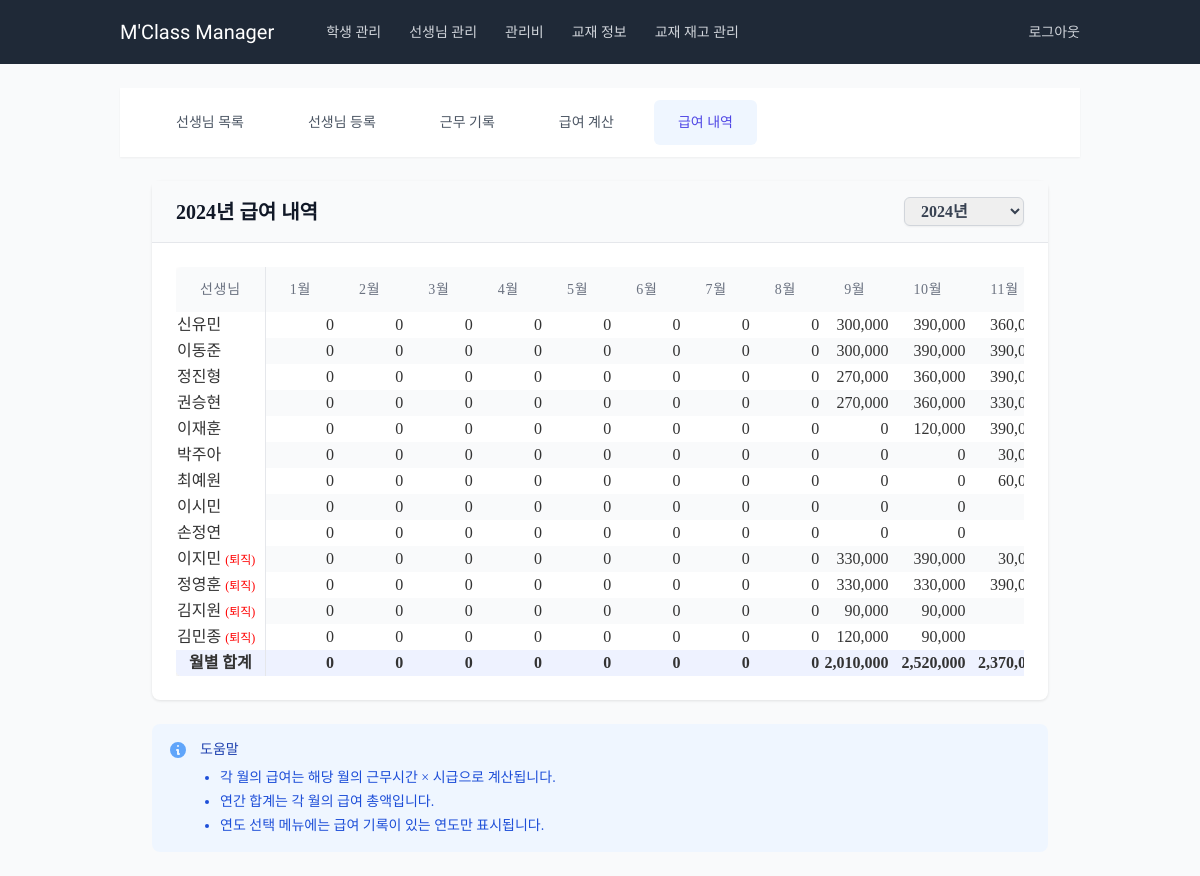
The page /teachers/salary/table/ (signed in) on the database its author committed.
### teachers/models.py (models this page shows, shortened)
class Teacher(models.Model):
    GENDER_CHOICES = [
        ('M', '남'),
        ('F', '여'),
    ]
    name = models.CharField(max_length=100, verbose_name='이름')
    phone_number = models.CharField(
        max_length=11,
        validators=[validate_phone_number],
        blank=True,
        null=True,
        verbose_name='전화번호'
    )
    email = models.EmailField(blank=True, null=True, verbose_name='이메일')
    gender = models.CharField(max_length=1, choices=GENDER_CHOICES, blank=True, null=True, verbose_name='성별')
    hire_date = models.DateField(blank=True, null=True, verbose_name='입사일')
    resignation_date = models.DateField(null=True, blank=True, verbose_name='퇴사일')
    bank = models.ForeignKey('common.Bank', on_delete=models.SET_NULL, blank=True, null=True, verbose_name='거래은행')
    account_number = models.CharField(max_length=20, blank=True, null=True, verbose_name='급여계좌')
    base_salary = models.IntegerField(blank=True, null=True, verbose_name='급여기준', default=15000)
    additional_salary = models.IntegerField(blank=True, null=True, verbose_name='추가급여', default=0)
    other_info = models.TextField(blank=True, null=True, verbose_name='기타')
    is_active = models.BooleanField(default=True, verbose_name="재직 중")
    extra_field1 = models.CharField(max_length=100, blank=True, null=True, verbose_name='예비1')
    extra_field2 = models.CharField(max_length=100, blank=True, null=True, verbose_name='예비2')
    extra_field3 = models.CharField(max_length=100, blank=True, null=True, verbose_name='예비3')
    extra_field4 = models.CharField(max_length=100, blank=True, null=True, verbose_name='예비4')
    class Meta:
        verbose_name = '교사'
        verbose_name_plural = '교사'

### teachers/views.py (the view)
# urls.py: path('salary/table/', views.SalaryTableView.as_view(), name='salary_table'),
class SalaryTableView(LoginRequiredMixin, View):
    def get(self, request):
        current_year = timezone.now().year
        selected_year = request.GET.get('year')
        year = int(selected_year) if selected_year else current_year
        date_range = Attendance.objects.aggregate(
            min_date=Min('date'),
            max_date=Max('date')
        )
        if date_range['min_date'] and date_range['max_date']:
            start_year = date_range['min_date'].year
            end_year = date_range['max_date'].year
            year_range = range(start_year, end_year + 1)
        else:
            year_range = range(current_year - 2, current_year + 1)
        teachers = Teacher.objects.all()
        months = range(1, 13)
        salary_table = []
        grand_total = 0
        for teacher in teachers.filter(is_active=True):
            teacher_data = {'teacher': teacher}
            total = 0
            for month in months:
                start_date = datetime(year, month, 1)
                if month == 12:
                    end_date = datetime(year + 1, 1, 1) - timedelta(days=1)
                else:
                    end_date = datetime(year, month + 1, 1) - timedelta(days=1)
                attendances = Attendance.objects.filter(
                    teacher=teacher,
                    date__range=[start_date, end_date]
                )
                work_hours = sum(
                    (a.end_time.hour * 60 + a.end_time.minute) - (a.start_time.hour * 60 + a.start_time.minute)
                    for a in attendances if a.start_time and a.end_time
                ) / 60
                salary = int(work_hours * (teacher.base_salary or 15000))
                teacher_data[month] = salary
                total += salary
            teacher_data['total'] = total
            grand_total += total
            salary_table.append(teacher_data)
        for teacher in teachers.filter(is_active=False):
            teacher_data = {'teacher': teacher}
            total = 0
            for month in months:
                start_date = datetime(year, month, 1)
                if month == 12:
                    end_date = datetime(year + 1, 1, 1) - timedelta(days=1)
                else:
                    end_date = datetime(year, month + 1, 1) - timedelta(days=1)
                attendances = Attendance.objects.filter(teacher=teacher, date__range=[start_date, end_date])
                work_hours = sum(
                    (a.end_time.hour * 60 + a.end_time.minute) - (a.start_time.hour * 60 + a.start_time.minute)
                    for a in attendances if a.start_time and a.end_time
                ) / 60
                salary = int(work_hours * (teacher.base_salary or 15000))
                teacher_data[month] = salary
                total += salary
            teacher_data['total'] = total
            grand_total += total
            salary_table.append(teacher_data)
        context = {
            'year': year,
            'year_range': sorted(list(year_range), reverse=True),
            'months': months,
            'salary_table': salary_table,
            'grand_total': grand_total,
        }
        return render(request, 'teachers/salary_table.html', context)

### teachers/templatetags/custom_filters.py (called while the page is built)
@register.filter
def get_item(dictionary, key):
    return dictionary.get(key)

@register.filter
def sum_column(salary_table, month):
    return sum(row.get(month, 0) for row in salary_table)

### teachers/templates/teachers/salary_table.html (shortened to what this page needs)
{% extends 'teachers/base_teachers.html' %}
{% load humanize %}
{% load custom_filters %}
{% block teacher_content %}
<div class="space-y-6">
    <div class="content-card">
        <div class="card-header">
            <div class="sm:flex justify-between items-center space-y-4 sm:space-y-0">
                <h1 class="text-xl font-semibold text-gray-900">
                    {{ year }}년 급여 내역
                </h1>
                <div class="flex items-center space-x-2">
                    <form method="get" class="flex items-center space-x-2">
                        <select name="year"
                                id="year"
                                class="form-input py-1 min-w-[120px]"
                                onchange="this.form.submit()"
                                {% if not year_range %}disabled{% endif %}>
                            {% for y in year_range %}
                                <option value="{{ y }}" {% if y == year %}selected{% endif %}>
                                    {{ y }}년
                                </option>
                            {% endfor %}
                        </select>
                    </form>
                </div>
            </div>
        </div>
        <div class="card-body">
            {% if salary_table %}
            <div class="overflow-x-auto">
                <table class="content-table min-w-full">
                    <thead>
                        <tr>
                            <th class="whitespace-nowrap sticky left-0 bg-gray-50 z-10 border-r font-medium">선생님</th>
                            {% for month in months %}
                                <th class="whitespace-nowrap font-medium text-right" style="text-align: right;">{{ month }}월</th>
                            {% endfor %}
                        </tr>
                    </thead>
                    <tbody>
                        {% for row in salary_table %}
                            <tr class="hover:bg-gray-50">
                                <td class="font-medium sticky left-0 bg-white z-10 border-r">
                                    {{ row.teacher.name }}
                                    {% if not row.teacher.is_active %}
                                        <span class="text-xs text-gray-500" style="color: red">(퇴직)</span>
                                    {% endif %}
                                </td>
                                {% for month in months %}
                                    <td class="whitespace-nowrap" style="text-align: right;">
                                        {{ row|get_item:month|default:0|intcomma }}
                                    </td>
                                {% endfor %}
                            </tr>
                        {% endfor %}
                    </tbody>
                    <tfoot>
                        <tr class="bg-indigo-50 font-semibold">
                            <td class="text-center sticky left-0 bg-indigo-50 z-10 border-r">월별 합계</td>
                            {% for month in months %}
                                <td class="text-right whitespace-nowrap" style="text-align: right;">
                                    {{ salary_table|sum_column:month|default:0|intcomma }}
                                </td>
                            {% endfor %}
                        </tr>
                    </tfoot>
                </table>
            </div>
            {% else %}
            <div class="text-center py-8 text-gray-500">
                {{ year }}년도의 급여 데이터가 없습니다.
            </div>
            {% endif %}
        </div>
    </div>
    <div class="bg-blue-50 rounded-lg p-4">
        <div class="flex">
            <div class="flex-shrink-0">
                <svg class="h-5 w-5 text-blue-400" xmlns="http://www.w3.org/2000/svg" viewBox="0 0 20 20" fill="currentColor">
                    <path fill-rule="evenodd" d="M18 10a8 8 0 11-16 0 8 8 0 0116 0zm-7-4a1 1 0 11-2 0 1 1 0 012 0zM9 9a1 1 0 000 2v3a1 1 0 001 1h1a1 1 0 100-2v-3a1 1 0 00-1-1H9z" clip-rule="evenodd" />
                </svg>
            </div>
            <div class="ml-3 flex-1">
                <h3 class="text-sm font-medium text-blue-800">도움말</h3>
                <div class="mt-2 text-sm text-blue-700">
                    <ul class="list-disc pl-5 space-y-1">
                        <li>각 월의 급여는 해당 월의 근무시간 × 시급으로 계산됩니다.</li>
                        <li>연간 합계는 각 월의 급여 총액입니다.</li>
                        <li>연도 선택 메뉴에는 급여 기록이 있는 연도만 표시됩니다.</li>
                    </ul>
                </div>
            </div>
        </div>
    </div>
</div>
{% endblock %}

### static/css/custom.css (style rules this page uses)
body { font-family: 'Ubuntu', sans-serif; line-height: 1.6; color: #333; background-color: #f9fafb; padding: 0; margin: 0; }
.content-table { width: 100%; border-collapse: separate; border-spacing: 0; border-radius: 0.375rem; box-shadow: 0 2px 5px rgba(0, 0, 0, 0.1); overflow: hidden; }
.content-table thead th { padding: 0.75rem 1.5rem; font-size: 0.875rem; font-weight: 500; text-transform: uppercase; color: #6b7280; letter-spacing: 0.05em; text-align: left; background-color: #f9fafb; }
.content-table tbody tr { background-color: white; }
.content-table tbody tr:nth-child(even) { background-color: #f9fafb; }
.min-w-full tbody tr { transition: background-color 0.2s ease-in-out; }
.form-input { width: 100%; padding: 0.5rem 0.75rem; border: 1px solid #d1d5db; border-radius: 0.375rem; box-shadow: 0 1px 2px rgba(0, 0, 0, 0.05); transition: border-color 0.2s ease-in-out; }
.content-card { background-color: white; border-radius: 0.5rem; box-shadow: 0 1px 3px rgba(0, 0, 0, 0.1); margin-bottom: 1rem; }
.card-header { padding: 1rem 1.5rem; border-bottom: 1px solid #e5e7eb; background-color: #f9fafb; font-weight: 600; color: #374151; }
.card-body { padding: 1.5rem; }
.text-center { text-align: center; }
.overflow-x-auto { overflow-x: auto; -webkit-overflow-scrolling: touch; scrollbar-width: none; }

### templates/base.html (style rules this page uses)
body { font-family: 'Noto Sans KR', 'nanum-gothic'; }

### rows shown on the page
Teacher: teacher.name "신유민"
Teacher: teacher.name "이동준"
Teacher: teacher.name "정진형"
Teacher: teacher.name "권승현"
Teacher: teacher.name "이재훈"
Teacher: teacher.name "박주아"
Teacher: teacher.name "최예원"
Teacher: teacher.name "이시민"
Teacher: teacher.name "손정연"
Teacher: teacher.name "이지민"
Teacher: teacher.name "정영훈"
Teacher: teacher.name "김지원"
Teacher: teacher.name "김민종"

### other values the page prints
{{ month }} "1" "2" "3" "4" "5" "6" "7" "8" "9" "10" "11"
{{ row|get_item:month|default:0|intcomma }} "0" "0" "0" "0" "0" "0" "0" "0" "300,000" "390,000" "0" "0" "0" "0" "0" "0" "0" "0" "300,000" "390,000" "0" "0" "0" "0" "0" "0" "0" "0" "270,000" "360,000" "0" "0" "0" "0" "0" "0" "0" "0" "270,000" "360,000" "0" "0" "0" "0" "0" "0" "0" "0" "0" "120,000" "0" "0" "0" "0" "0" "0" "0" "0" "0" "0" "0" "0" "0" "0" "0" "0" "0" "0" "0" "0" "0" "0" "0" "0" "0" "0" "0" "0" "0" "0" "0" "0" "0" "0" "0" "0" "0" "0" "0" "0" "0" "0" "0" "0" "0" "0" "0" "0" "330,000" "390,000" "0" "0" "0" "0" "0" "0" "0" "0" "330,000" "330,000" "0" "0" "0" "0" "0" "0" "0" "0" "90,000" "90,000" "0" "0" "0" "0" "0" "0" "0" "0" "120,000" "90,000"
{{ salary_table|sum_column:month|default:0|intcomma }} "0" "0" "0" "0" "0" "0" "0" "0" "2,010,000" "2,520,000"
form field year "2024년"
